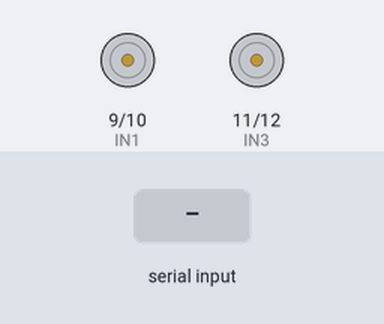
The sketch below on a simulated Arduino Leonardo, built with avr-gcc and run on an emulated ATmega32U4. Parts: motor-driver pin pairs drawn as motors (green arrow = first pin HIGH = forward, orange = second pin HIGH = backward, longer = more drive, scaled by the enable pin). The inputs (shaded band) are chosen by the test bench.

Above: at 1.2 s.
1.3 s: "a" received over the second serial link
At 2.6 s:
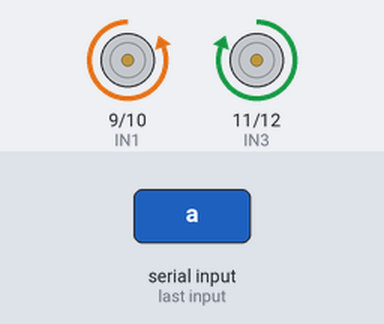
At 4.2 s:
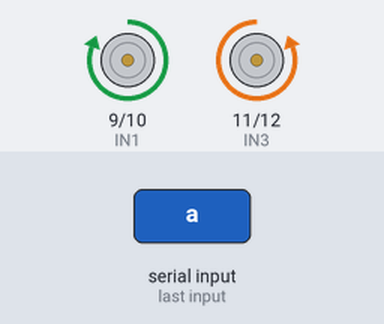
6.8 s: "g" received over the second serial link
At 8.7 s:
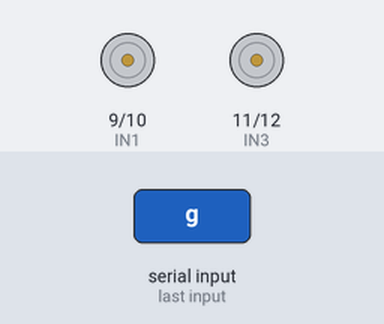
Timing chart, 0 to 10.2 s (numbered marks = the images above; inputs shaded):
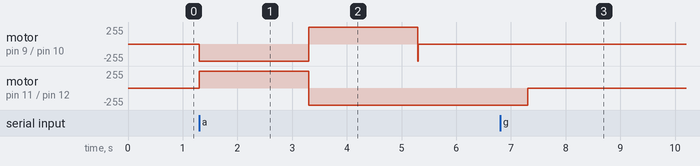

Measured:
- after the input at 1.3 s, motor on pin 9 (IN1) / pin 10 (IN2): stopped → backward 255/255 at once, → forward 255/255 2.0 s later, → stopped 2.0 s later; motor on pin 11 (IN3) / pin 12 (IN4): stopped → forward 255/255 at once, → backward 255/255 2.0 s later
- after the input at 6.8 s, motor on pin 11 (IN3) / pin 12 (IN4): backward 255/255 → stopped after 0.51 s

The sketch:

retrocede_avanza_derecha.ino
```cpp
int tiempo = 2000;

int velocidad_baja = 170;
int velocidad_media = 200;
int velocidad_maxima = 255;

//definicion de variables de los motores
byte IN1 = 9;
byte IN2 = 10;

byte IN3 = 11;
byte IN4 = 12;

byte ENA = 8; // Motor A Delantero
byte ENB = 13; // motor B Trasero


void setup() {

  Serial.begin(9600);
  Serial1.begin(38400);


  /*MOTOR DELANTERO*/

  pinMode (IN1, OUTPUT);    // Input1 conectada al pin _
  pinMode (IN2, OUTPUT);    // Input2 conectada al pin _
  pinMode(ENA, OUTPUT);

  /*MOTOR TRASERO*/
  pinMode (IN3, OUTPUT);    // Input3 conectada al pin _
  pinMode (IN4, OUTPUT);    // Input4 conectada al pin _
  pinMode(ENB, OUTPUT);


}

void loop() {
  char c = Serial1.read();

  if (c == 'g') {
    digitalWrite (IN1, LOW);
    digitalWrite (IN2, LOW);

    digitalWrite (IN3, LOW);
    digitalWrite (IN4, LOW);
  }

  //Motor trasero sigue su rumbo
  if (c == 'a') {

    // motor delantero a un lado
    analogWrite(ENA, velocidad_maxima);
    digitalWrite (IN1, LOW);
    digitalWrite (IN2, HIGH);

    // motor trasero atras
    analogWrite(ENB, velocidad_maxima);
    digitalWrite (IN3, HIGH);
    digitalWrite (IN4, LOW);
    delay(2000);

    //Dobla al sentido contrario hacia delante
    digitalWrite (IN1, HIGH);
    digitalWrite (IN2, LOW);

    digitalWrite (IN3, LOW);
    digitalWrite (IN4, HIGH);

    delay(2000);


    digitalWrite (IN1, LOW);
    digitalWrite (IN2, HIGH);
    delayMicroseconds(9000);

    digitalWrite (IN1, LOW);
    digitalWrite (IN2, LOW);

    delay(2000);

  }

}
```
